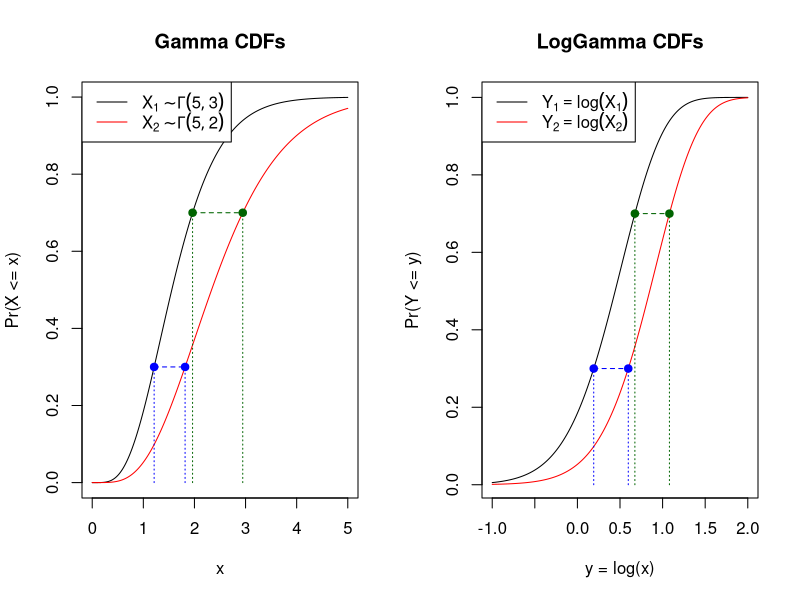
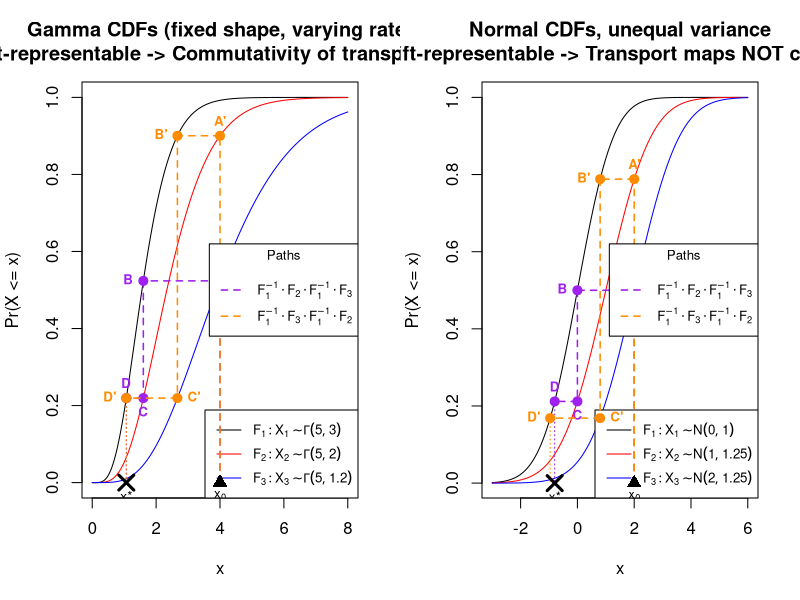
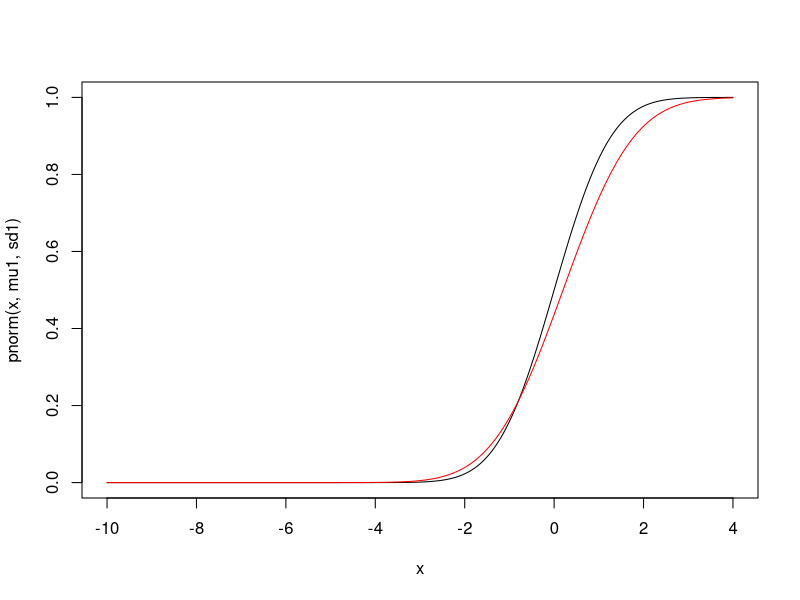
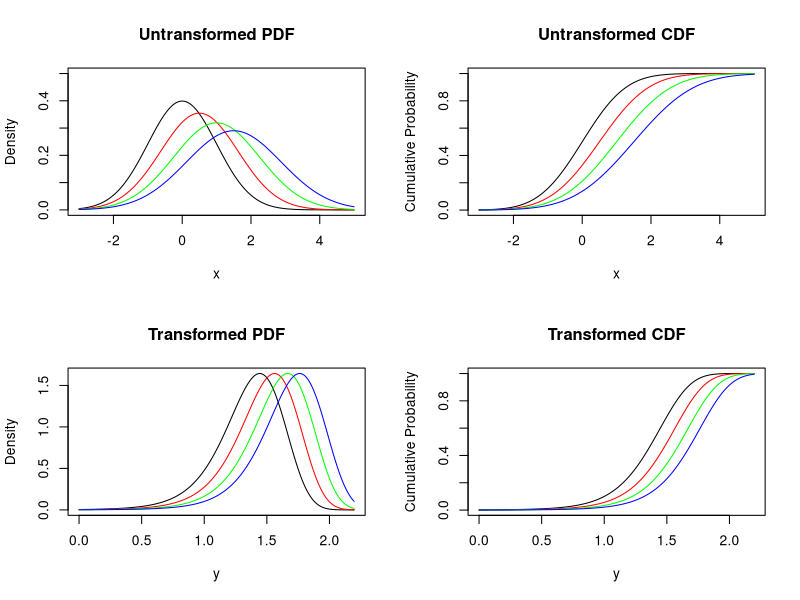
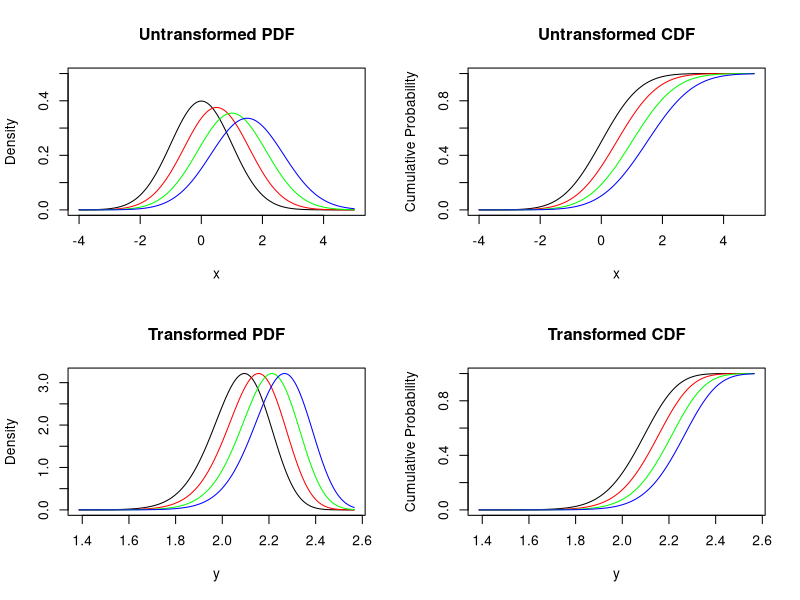

These figures' R source, in order:
## ---- chunk 1
plgamma <- function(x, shape, rate) {
  pgamma(exp(x), shape = shape, rate = rate)
}
## ---- chunk 2
par(mfrow = c(1, 2))
x <- seq(0, 5, 0.01)
p <- c(0.3, 0.7)
pcols <- c("blue", "darkgreen")

# Panel 1: Gamma CDFs
plot(x, pgamma(x, shape = 5, rate = 3), type = "l", ylab = "Pr(X <= x)", main = "Gamma CDFs")
lines(x, pgamma(x, shape = 5, rate = 2), col = "red")
legend(
  "topleft", 
  legend = c(expression(X[1] %~% Gamma(5, 3)), expression(X[2] %~% Gamma(5, 2))), 
  col = c("black", "red"), lty = 1
)
for (i in seq_along(p)) {
  qx1 <- qgamma(p[i], shape = 5, rate = 3)
  qx2 <- qgamma(p[i], shape = 5, rate = 2)
  points(c(qx1, qx2), c(p[i], p[i]), pch = 19, col = pcols[i])
  segments(qx1, p[i], qx2, p[i], lty = 2, col = pcols[i])
  segments(qx1, 0, qx1, p[i], lty = 3, col = pcols[i])
  segments(qx2, 0, qx2, p[i], lty = 3, col = pcols[i])
}


# Panel 2: LogGamma CDFs
y <- seq(-1, 2, 0.01)
plot(
  y, plgamma(y, shape = 5, rate = 3), type = "l", ylab = "Pr(Y <= y)", xlab = "y = log(x)", 
  main = "LogGamma CDFs"
)
lines(y, plgamma(y, shape = 5, rate = 2), col = "red")
legend(
  "topleft", 
  legend = c(expression(Y[1] == log(X[1])), expression(Y[2] == log(X[2]))), 
  col = c("black", "red"), lty = 1
)
for (i in seq_along(p)) {
  qy1 <- log(qgamma(p[i], shape = 5, rate = 3))
  qy2 <- log(qgamma(p[i], shape = 5, rate = 2))
  points(c(qy1, qy2), c(p[i], p[i]), pch = 19, col = pcols[i])
  segments(qy1, p[i], qy2, p[i], lty = 2, col = pcols[i])
  segments(qy1, 0, qy1, p[i], lty = 3, col = pcols[i])
  segments(qy2, 0, qy2, p[i], lty = 3, col = pcols[i])
}
par(mfrow=c(1,1))
## ---- chunk 3
# Commutativity of transport maps
# F_1^{-1} ∘ F_2 ∘ F_1^{-1} ∘ F_3 = F_1^{-1} ∘ F_3 ∘ F_1^{-1} ∘ F_2

x <- seq(0, 8, 0.01)
x0 <- 4  # starting x value

# Distribution functions
F1 <- function(x) pgamma(x, shape = 5, rate = 3)
F2 <- function(x) pgamma(x, shape = 5, rate = 2)
F3 <- function(x) pgamma(x, shape = 5, rate = 1.2)
Q1 <- function(p) qgamma(p, shape = 5, rate = 3)

cols <- c("black", "red", "blue")
path_cols <- c("purple", "darkorange")

par(mfrow = c(1, 2))

# ---- Panel 1: Gamma CDFs ----
plot(x, F1(x), type = "l", ylab = "Pr(X <= x)", main = "Gamma CDFs (fixed shape, varying rate)\n Shift-representable -> Commutativity of transport maps",
     xlim = c(0, 8))
lines(x, F2(x), col = cols[2])
lines(x, F3(x), col = cols[3])
legend("bottomright",
  legend = c(expression(F[1]: X[1] %~% Gamma(5, 3)),
             expression(F[2]: X[2] %~% Gamma(5, 2)),
             expression(F[3]: X[3] %~% Gamma(5, 1.2))),
  col = cols, lty = 1, cex = 0.8, y.intersp = 1.5
)

# Path 1 (LHS): F_1^{-1} ∘ F_2 ∘ F_1^{-1} ∘ F_3
# Evaluation order: x0 -> F_3 -> Q1 -> F_2 -> Q1
a1 <- F3(x0)     # probability on F3 curve at x0
b1 <- Q1(a1)     # x-value on F1 curve at that probability
c1 <- F2(b1)     # probability on F2 curve at b1
d1 <- Q1(c1)     # x-value on F1 curve at that probability (final)

# Segments: vertical to F3, horizontal to F1, vertical to F2, horizontal to F1
segments(x0, 0, x0, a1, col = path_cols[1], lty = 2, lwd = 1.5)
segments(x0, a1, b1, a1, col = path_cols[1], lty = 2, lwd = 1.5)
segments(b1, a1, b1, c1, col = path_cols[1], lty = 2, lwd = 1.5)
segments(b1, c1, d1, c1, col = path_cols[1], lty = 2, lwd = 1.5)
segments(d1, c1, d1, 0, col = path_cols[1], lty = 3, lwd = 1)
points(c(x0, b1, b1, d1), c(a1, a1, c1, c1), pch = 19, col = path_cols[1], cex = 1.2)
text(x0, a1, "A", pos = 4, col = path_cols[1], cex = 0.8, font = 2)
text(b1, a1, "B", pos = 2, col = path_cols[1], cex = 0.8, font = 2)
text(b1, c1, "C", pos = 1, col = path_cols[1], cex = 0.8, font = 2)
text(d1, c1, "D", pos = 3, col = path_cols[1], cex = 0.8, font = 2)

# Path 2 (RHS): F_1^{-1} ∘ F_3 ∘ F_1^{-1} ∘ F_2
# Evaluation order: x0 -> F_2 -> Q1 -> F_3 -> Q1
a2 <- F2(x0)     # probability on F2 curve at x0
b2 <- Q1(a2)     # x-value on F1 curve at that probability
c2 <- F3(b2)     # probability on F3 curve at b2
d2 <- Q1(c2)     # x-value on F1 curve at that probability (final)

# Segments: vertical to F2, horizontal to F1, vertical to F3, horizontal to F1
segments(x0, 0, x0, a2, col = path_cols[2], lty = 2, lwd = 1.5)
segments(x0, a2, b2, a2, col = path_cols[2], lty = 2, lwd = 1.5)
segments(b2, a2, b2, c2, col = path_cols[2], lty = 2, lwd = 1.5)
segments(b2, c2, d2, c2, col = path_cols[2], lty = 2, lwd = 1.5)
segments(d2, c2, d2, 0, col = path_cols[2], lty = 3, lwd = 1)
points(c(x0, b2, b2, d2), c(a2, a2, c2, c2), pch = 19, col = path_cols[2], cex = 1.2)
text(x0, a2, "A'", pos = 3, col = path_cols[2], cex = 0.8, font = 2)
text(b2, a2, "B'", pos = 2, col = path_cols[2], cex = 0.8, font = 2)
text(b2, c2, "C'", pos = 4, col = path_cols[2], cex = 0.8, font = 2)
text(d2, c2, "D'", pos = 2, col = path_cols[2], cex = 0.8, font = 2)

# Mark start and common endpoint on x-axis
points(x0, 0, pch = 17, col = "black", cex = 1.5)
text(x0, 0, expression(x[0]), pos = 1, cex = 0.8, font = 2)
points(d1, 0, pch = 4, col = "black", cex = 2, lwd = 3)
text(d1, 0, expression(x*"*"), pos = 1, cex = 0.8, font = 2)

legend("right",
  legend = c(expression(F[1]^{-1} %.% F[2] %.% F[1]^{-1} %.% F[3]),
             expression(F[1]^{-1} %.% F[3] %.% F[1]^{-1} %.% F[2])),
  col = path_cols, lty = 2, lwd = 1.5, cex = 0.8, y.intersp = 1.5, title = "Paths"
)

# ---- Panel 2: LogGamma CDFs ----
x <- seq(-3, 6, 0.01)
x0 <- 2  # starting x value

# Distribution functions
F1 <- function(x) pnorm(x, mean = 0, sd = 1)
F2 <- function(x) pnorm(x, mean = 1, sd = 1.25)
F3 <- function(x) pnorm(x, mean = 2, sd = 1.25)
Q1 <- function(p) qnorm(p, mean = 0, sd = 1)

cols <- c("black", "red", "blue")
path_cols <- c("purple", "darkorange")

# ---- Panel 1: Gamma CDFs ----
plot(x, F1(x), type = "l", ylab = "Pr(X <= x)", main = "Normal CDFs, unequal variance\n Not shift-representable -> Transport maps NOT commutative",
     xlim = c(-3, 6))
lines(x, F2(x), col = cols[2])
lines(x, F3(x), col = cols[3])
legend("bottomright",
  legend = c(expression(F[1]: X[1] %~% N(0, 1)),
             expression(F[2]: X[2] %~% N(1, 1.25)),
             expression(F[3]: X[3] %~% N(2, 1.25))),
  col = cols, lty = 1, cex = 0.8, y.intersp = 1.5
)

# Path 1 (LHS): F_1^{-1} ∘ F_2 ∘ F_1^{-1} ∘ F_3
# Evaluation order: x0 -> F_3 -> Q1 -> F_2 -> Q1
a1 <- F3(x0)     # probability on F3 curve at x0
b1 <- Q1(a1)     # x-value on F1 curve at that probability
c1 <- F2(b1)     # probability on F2 curve at b1
d1 <- Q1(c1)     # x-value on F1 curve at that probability (final)

# Segments: vertical to F3, horizontal to F1, vertical to F2, horizontal to F1
segments(x0, 0, x0, a1, col = path_cols[1], lty = 2, lwd = 1.5)
segments(x0, a1, b1, a1, col = path_cols[1], lty = 2, lwd = 1.5)
segments(b1, a1, b1, c1, col = path_cols[1], lty = 2, lwd = 1.5)
segments(b1, c1, d1, c1, col = path_cols[1], lty = 2, lwd = 1.5)
segments(d1, c1, d1, 0, col = path_cols[1], lty = 3, lwd = 1)
points(c(x0, b1, b1, d1), c(a1, a1, c1, c1), pch = 19, col = path_cols[1], cex = 1.2)
text(x0, a1, "A", pos = 4, col = path_cols[1], cex = 0.8, font = 2)
text(b1, a1, "B", pos = 2, col = path_cols[1], cex = 0.8, font = 2)
text(b1, c1, "C", pos = 1, col = path_cols[1], cex = 0.8, font = 2)
text(d1, c1, "D", pos = 3, col = path_cols[1], cex = 0.8, font = 2)

# Path 2 (RHS): F_1^{-1} ∘ F_3 ∘ F_1^{-1} ∘ F_2
# Evaluation order: x0 -> F_2 -> Q1 -> F_3 -> Q1
a2 <- F2(x0)     # probability on F2 curve at x0
b2 <- Q1(a2)     # x-value on F1 curve at that probability
c2 <- F3(b2)     # probability on F3 curve at b2
d2 <- Q1(c2)     # x-value on F1 curve at that probability (final)

# Segments: vertical to F2, horizontal to F1, vertical to F3, horizontal to F1
segments(x0, 0, x0, a2, col = path_cols[2], lty = 2, lwd = 1.5)
segments(x0, a2, b2, a2, col = path_cols[2], lty = 2, lwd = 1.5)
segments(b2, a2, b2, c2, col = path_cols[2], lty = 2, lwd = 1.5)
segments(b2, c2, d2, c2, col = path_cols[2], lty = 2, lwd = 1.5)
segments(d2, c2, d2, 0, col = path_cols[2], lty = 3, lwd = 1)
points(c(x0, b2, b2, d2), c(a2, a2, c2, c2), pch = 19, col = path_cols[2], cex = 1.2)
text(x0, a2, "A'", pos = 3, col = path_cols[2], cex = 0.8, font = 2)
text(b2, a2, "B'", pos = 2, col = path_cols[2], cex = 0.8, font = 2)
text(b2, c2, "C'", pos = 4, col = path_cols[2], cex = 0.8, font = 2)
text(d2, c2, "D'", pos = 2, col = path_cols[2], cex = 0.8, font = 2)

# Mark start and common endpoint on x-axis
points(x0, 0, pch = 17, col = "black", cex = 1.5)
text(x0, 0, expression(x[0]), pos = 1, cex = 0.8, font = 2)
points(d1, 0, pch = 4, col = "black", cex = 2, lwd = 3)
text(d1, 0, expression(x*"*"), pos = 1, cex = 0.8, font = 2)

legend("right",
  legend = c(expression(F[1]^{-1} %.% F[2] %.% F[1]^{-1} %.% F[3]),
             expression(F[1]^{-1} %.% F[3] %.% F[1]^{-1} %.% F[2])),
  col = path_cols, lty = 2, lwd = 1.5, cex = 0.8, y.intersp = 1.5, title = "Paths"
)
par(mfrow = c(1,1))
## ---- chunk 4
mu1 <- 0
mu2 <- 0.2
sd1 <- 1
sd2 <- 1.25

x <- seq(-10, 4, 0.01)
plot(x, pnorm(x, mu1, sd1), type = "l")
lines(x, pnorm(x, mu2, sd2), col = "red")

(mu1*sd2 - mu2*sd1)/(sd2-sd1)
d = pnorm(x, mu1, sd1) - pnorm(x, mu2, sd2)
min(d[d<0])
## ---- chunk 5
plot_transformed_uvsd_vector <- function(mu_s_vec = c(0.5, 1.0, 1.5), a = 0.25, b = 1, x_min = -3, x_max = 5, step = 0.01) {
  # Calculate the universal concurrent crossing point
  x_star <- -b / a
  
  # Sequences for untransformed (full range) and transformed (truncated)
  x_untrans <- seq(x_min, x_max, step)
  
  x_start <- max(x_star + step, x_min)
  x_trans <- seq(x_start, x_max, step)
  y_trans <- log(x_trans - x_star)
  
  options(repr.plot.width = 12, repr.plot.height = 10)
  par(mfrow = c(2, 2))
  
  line_colors <- rainbow(length(mu_s_vec))
  
  # --- TOP ROW: Untransformed ---
  
  # 1. Untransformed PDF
  plot(x_untrans, dnorm(x_untrans), type = "l", 
       main = "Untransformed PDF", ylab = "Density", xlab = "x", ylim = c(0, 0.5))
  for (i in seq_along(mu_s_vec)) {
    mu_s <- mu_s_vec[i]
    sd_s <- a * mu_s + b
    lines(x_untrans, dnorm(x_untrans, mean = mu_s, sd = sd_s), col = line_colors[i])
  }
  
  # 2. Untransformed CDF
  plot(x_untrans, pnorm(x_untrans), type = "l", 
       main = "Untransformed CDF", ylab = "Cumulative Probability", xlab = "x")
  for (i in seq_along(mu_s_vec)) {
    mu_s <- mu_s_vec[i]
    sd_s <- a * mu_s + b
    lines(x_untrans, pnorm(x_untrans, mean = mu_s, sd = sd_s), col = line_colors[i])
  }
  
  # --- BOTTOM ROW: Transformed ---
  
  # 3. Transformed PDF
  plot(y_trans, exp(y_trans) * dnorm(x_trans), type = "l", 
       main = "Transformed PDF", ylab = "Density", xlab = "y")
  for (i in seq_along(mu_s_vec)) {
    mu_s <- mu_s_vec[i]
    sd_s <- a * mu_s + b
    lines(y_trans, exp(y_trans) * dnorm(x_trans, mean = mu_s, sd = sd_s), col = line_colors[i])
  }
  
  # 4. Transformed CDF
  plot(y_trans, pnorm(x_trans), type = "l", 
       main = "Transformed CDF", ylab = "Cumulative Probability", xlab = "y")
  for (i in seq_along(mu_s_vec)) {
    mu_s <- mu_s_vec[i]
    sd_s <- a * mu_s + b
    lines(y_trans, pnorm(x_trans, mean = mu_s, sd = sd_s), col = line_colors[i])
  }
}

plot_transformed_uvsd_vector(a = 0.25)
plot_transformed_uvsd_vector(a = 0.125, x_min = -4)
